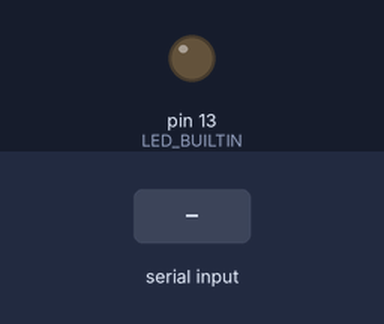
Simulated run of this sketch. Board: Arduino Mega 2560, built with avr-gcc and run on an emulated ATmega2560. Shown: output pins drawn as LEDs (lit = HIGH). The test bench sets the inputs (shaded band).

Above: at 1.2 s.
1.3 s: "blink\n" received over the second serial link
At 1.43 s:
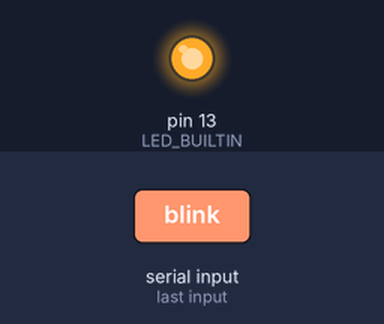
Timing chart, 0 to 4.3 s (numbered marks = the images above; inputs shaded):
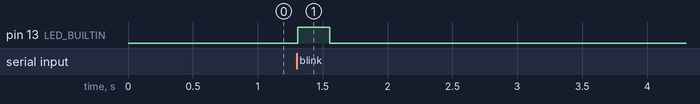

The sketch:

sct.ino
```cpp
#define BUFFER_SIZE 64
#define TERMINATOR '\n'


class SerialComm {
private:
    char inputBuffer[BUFFER_SIZE];


public:
    SerialComm() {}  // Конструктор инициализирует индекс

    void setup() {
        Serial1.begin(9600);  // Инициализация последовательного порта
    }

    /*
    //Old

    void receiveCommand() {
        while (Serial.available()) {  // Проверка, есть ли доступные данные


            char incomingByte = Serial.read();  // Чтение байта
            if (incomingByte != '\n' && incomingByte != '\0') {
                if (index < sizeof(buffer) - 1) {  // Проверка на переполнение буфера
                    buffer[index++] = incomingByte;  // Запись байта в буфер
                }
            } else {
                buffer[index] = '\0';  // Завершение строки
                processCommand(buffer);  // Обработка команды
                index = 0;  // Сброс индекса для следующей команды
            }
        }
    }
    */
    void receiveCommand() {
        while (Serial1.available() > 0) {
              int presentSize = Serial1.readBytesUntil(TERMINATOR, inputBuffer, BUFFER_SIZE);
              inputBuffer[presentSize--] = NULL;

              processCommand(inputBuffer);

              //Serial.println(str);


        }
    }


    void processCommand(const char* command) {
        //Serial.println(command);
        if (strcmp(command, "blink") == 0) {  // Если команда "blink"

                digitalWrite(LED_BUILTIN, HIGH);
                delay(250);
                digitalWrite(LED_BUILTIN, LOW);
                delay(250);

            Serial1.print("OK ");  // Отправка фидбека обратно
        }
        else {
            Serial1.print("WG ");  // Фидбек для неизвестной команды
        }
        Serial1.println(command);
    }
};

SerialComm serialComm;  // Создание объекта класса SerialComm

void setup() {
    pinMode(LED_BUILTIN, OUTPUT);  // Настройка пина светодиода как выход
    serialComm.setup();  // Инициализация последовательного порта
}

void loop() {
    serialComm.receiveCommand();  // Получение и обработка команд
}
```

Measured:
- after the input at 1.3 s, pin 13 (LED_BUILTIN): LOW → HIGH at once, → LOW 0.25 s later
